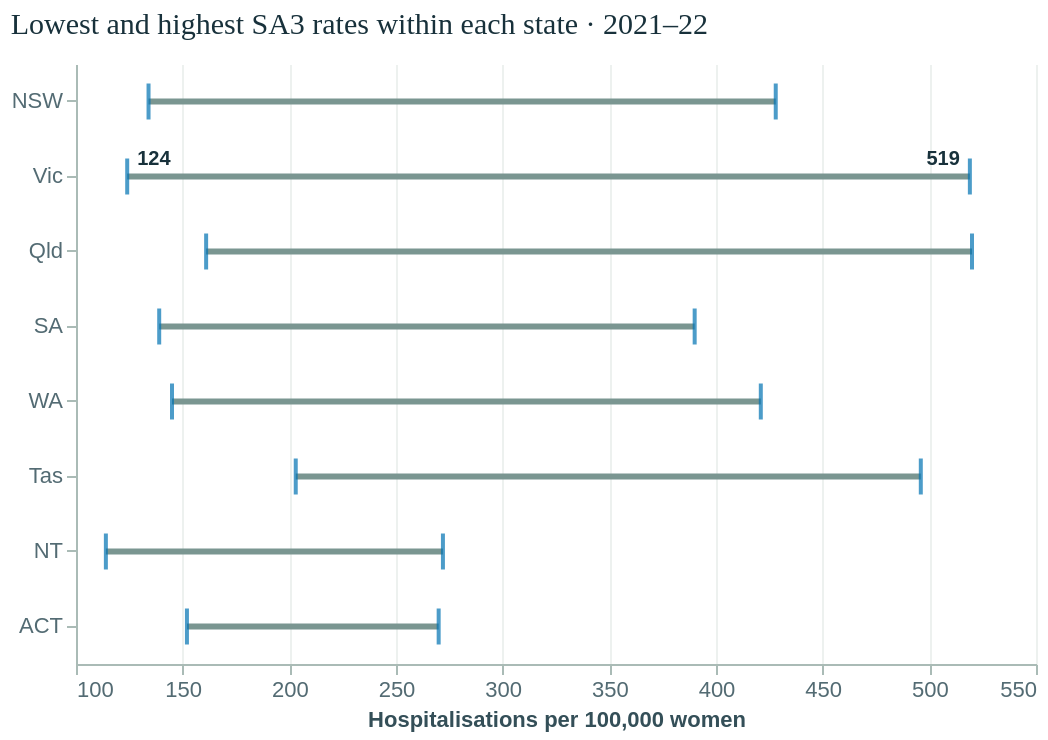

Here is the Vega-Lite specification saved for this chart:
### Vega-Lite specification from a JSON file in a GitHub repository (floating-point values rounded to 4 significant figures)
{"$schema": "https://vega.github.io/schema/vega-lite/v5.json", "config": {"background": "transparent", "font": "Arial, sans-serif", "title": {"font": "Georgia, serif", "fontSize": 15, "fontWeight": 500, "color": "#18313b", "anchor": "start", "offset": 12}, "axis": {"labelColor": "#536b73", "titleColor": "#344f58", "gridColor": "#edf1ef", "domainColor": "#aabbb6", "tickColor": "#aabbb6", "labelFontSize": 11, "titleFontSize": 11, "labelLimit": 150}, "legend": {"labelColor": "#536b73", "titleColor": "#344f58", "labelFontSize": 10, "titleFontSize": 11}, "view": {"stroke": null}}, "description": "Women’s health hospital data supplied for FIT3179 Data Visualisation 2.", "title": "Lowest and highest SA3 rates within each state · 2021–22", "data": {"values": [{"state": "NSW", "low": 134.0, "high": 428.0, "stateRate": 217.0, "ratio": 3.2}, {"state": "Vic", "low": 124.0, "high": 519.0, "stateRate": 204.0, "ratio": 4.2}, {"state": "Qld", "low": 161.0, "high": 520.0, "stateRate": 286.0, "ratio": 3.2}, {"state": "SA", "low": 139.0, "high": 390.0, "stateRate": 236.0, "ratio": 2.8}, {"state": "WA", "low": 145.0, "high": 421.0, "stateRate": 236.0, "ratio": 2.9}, {"state": "Tas", "low": 203.0, "high": 496.0, "stateRate": 279.0, "ratio": 2.4}, {"state": "NT", "low": 114.0, "high": 272.0, "stateRate": 163.0, "ratio": 2.4}, {"state": "ACT", "low": 152.0, "high": 270.0, "stateRate": 192.0, "ratio": 1.8}]}, "width": 480, "height": 300, "layer": [{"mark": {"type": "rule", "strokeWidth": 3, "color": "#7a9691"}, "encoding": {"x": {"field": "low", "type": "quantitative", "title": "Hospitalisations per 100,000 women", "scale": {"zero": false}}, "x2": {"field": "high"}, "y": {"field": "state", "type": "nominal", "sort": ["NSW", "Vic", "Qld", "SA", "WA", "Tas", "NT", "ACT"], "title": null}, "tooltip": [{"field": "state", "type": "nominal", "title": "State"}, {"field": "low", "type": "quantitative", "title": "Lowest SA3", "format": ".0f"}, {"field": "high", "type": "quantitative", "title": "Highest SA3", "format": ".0f"}, {"field": "ratio", "type": "quantitative", "title": "High/low ratio", "format": ".1f"}]}}, {"mark": {"type": "tick", "color": "#0072b2", "thickness": 2, "size": 18}, "encoding": {"x": {"field": "low", "type": "quantitative", "scale": {"zero": false}}, "y": {"field": "state", "type": "nominal", "sort": ["NSW", "Vic", "Qld", "SA", "WA", "Tas", "NT", "ACT"]}, "tooltip": [{"field": "state", "type": "nominal", "title": "State"}, {"field": "low", "type": "quantitative", "title": "Lowest SA3 rate", "format": ".0f"}]}}, {"mark": {"type": "tick", "color": "#0072b2", "thickness": 2, "size": 18}, "encoding": {"x": {"field": "high", "type": "quantitative", "scale": {"zero": false}}, "y": {"field": "state", "type": "nominal", "sort": ["NSW", "Vic", "Qld", "SA", "WA", "Tas", "NT", "ACT"]}, "tooltip": [{"field": "state", "type": "nominal", "title": "State"}, {"field": "high", "type": "quantitative", "title": "Highest SA3 rate", "format": ".0f"}]}}, {"data": {"values": [{"state": "Vic", "rate": 124, "label": "124"}]}, "mark": {"type": "text", "align": "left", "dx": 5, "dy": -9, "fontSize": 10, "fontWeight": 700, "color": "#18313b", "clip": false}, "encoding": {"x": {"field": "rate", "type": "quantitative", "scale": {"zero": false}}, "y": {"field": "state", "type": "nominal", "sort": ["NSW", "Vic", "Qld", "SA", "WA", "Tas", "NT", "ACT"]}, "text": {"field": "label", "type": "nominal"}}}, {"data": {"values": [{"state": "Vic", "rate": 519, "label": "519"}]}, "mark": {"type": "text", "align": "right", "dx": -5, "dy": -9, "fontSize": 10, "fontWeight": 700, "color": "#18313b", "clip": false}, "encoding": {"x": {"field": "rate", "type": "quantitative", "scale": {"zero": false}}, "y": {"field": "state", "type": "nominal", "sort": ["NSW", "Vic", "Qld", "SA", "WA", "Tas", "NT", "ACT"]}, "text": {"field": "label", "type": "nominal"}}}]}
